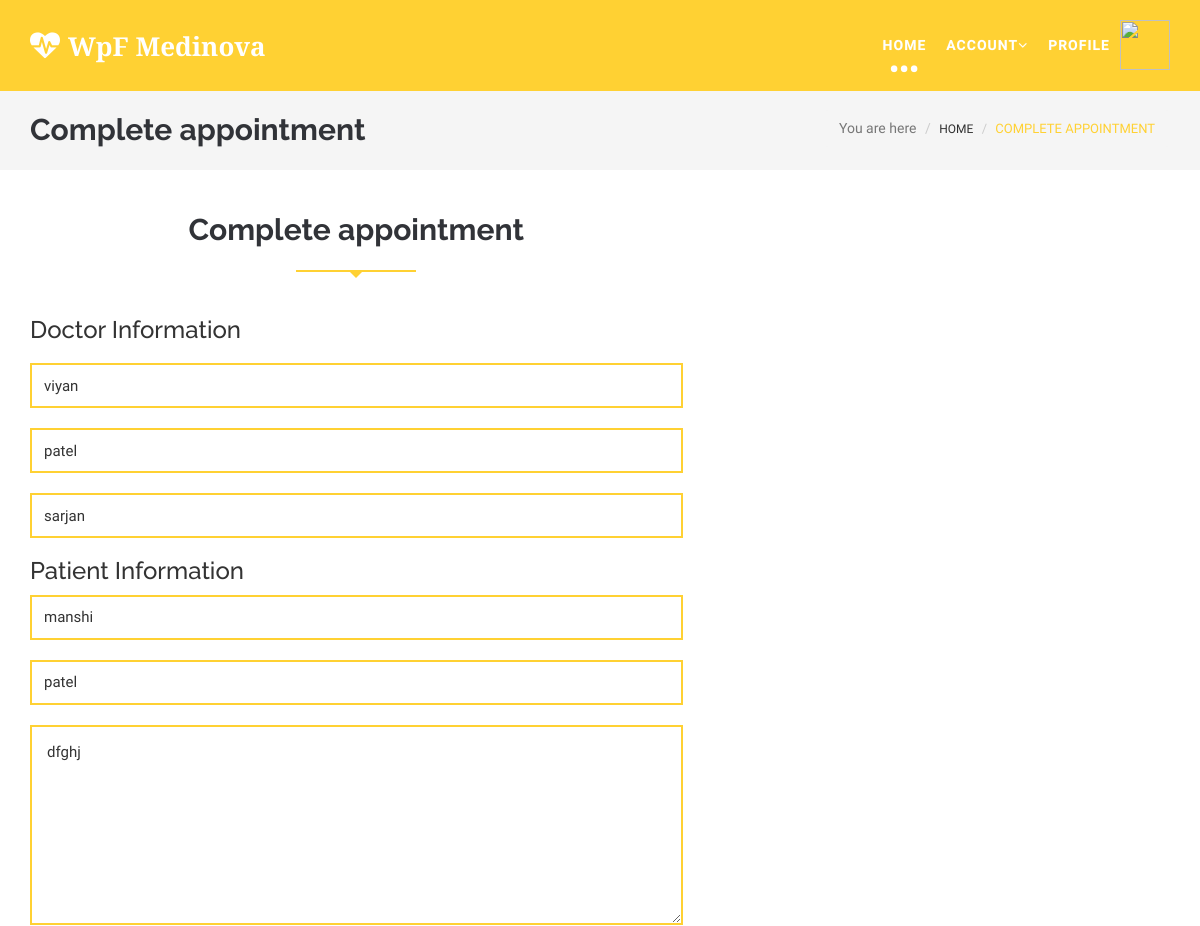
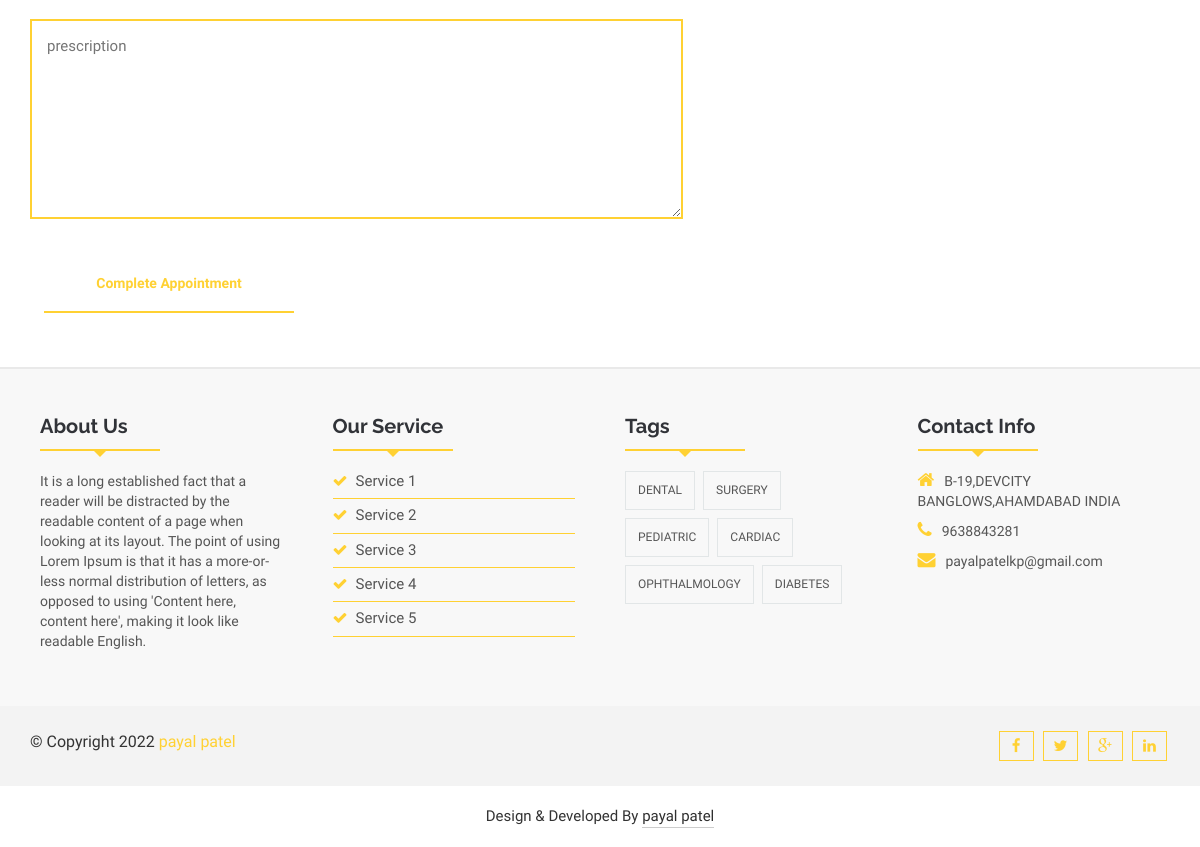
Page /doctor_complete_appointment/96/ on the committed database (2 pictures, top to bottom).
### myapp/models.py (models this page shows, shortened)
class Appointment(models.Model):
	Patient=models.ForeignKey(User,on_delete=models.CASCADE,related_name="patient")
	doctor=models.ForeignKey(Doctor_profile,on_delete=models.CASCADE)
	Date=models.DateTimeField(default=timezone.now)
	Time=models.CharField(max_length=100)
	Helth_issue=models.TextField()
	status=models.CharField(max_length=100,default="pending")
	prescription=models.TextField(default="not given yet")
	payment_status=models.CharField(max_length=100,default="pending")

class Doctor_profile(models.Model):
	doctor=models.ForeignKey(User,on_delete=models.CASCADE)
	doctor_degree=models.CharField(max_length=100)
	doctor_speciality=models.CharField(max_length=100)
	doctor_start_time=models.CharField(max_length=100)
	doctor_end_time=models.CharField(max_length=100)
	doctor_fees=models.PositiveIntegerField()
	doctor_picture=models.ImageField(upload_to="doctor_picture/")

class User(models.Model):
	fname=models.CharField(max_length=100)
	lname=models.CharField(max_length=100)
	email=models.CharField(max_length=100)
	mobile=models.CharField(max_length=100)
	address=models.CharField(max_length=100)
	password=models.CharField(max_length=100)
	usertype=models.CharField(max_length=100,default="patient")

### myapp/views.py (the view)
# urls.py: path('doctor_complete_appointment/<int:pk>/',views.doctor_complete_appointment,name='doctor_complete_appointment'),
def doctor_complete_appointment(request,pk):
	appointment=Appointment.objects.get(pk=pk)
	if request.method=="POST":
		appointment.prescription=request.POST['prescription']
		appointment.status="completed"
		appointment.save()
		return redirect('doctorappointment')
	else:
		return render(request,'doctor_complete_appointment.html',{'appointment':appointment})
		appointment.status="completed"
		appointment.save()
		return render(request,'doctor_complete_appointment.html.html',{'appointment':appointment})

### myapp/templates/doctor_complete_appointment.html (shortened to what this page needs)
{% extends 'doctor_header.html' %}
{% block content %}
{% load static %}
<!DOCTYPE html>
<html lang="en">
<section id="blogArchive">
  <div class="row">
    <div class="col-lg-12 col-md-12">
      <div class="blog-breadcrumbs-area">
        <div class="container">
          <div class="blog-breadcrumbs-left">
            <h2>Complete appointment  </h2>
          </div>
          <div class="blog-breadcrumbs-right">
            <ol class="breadcrumb">
              <li>You are here</li>
              <li><a href="#">Home</a></li>
              <li class="active"><a href=""></a>Complete appointment</li>
            </ol>
          </div>
        </div>
      </div>
    </div>
  </div>
</section>
<section id="contact">
  <div class="container">
    <div class="row">
      <div class="col-lg-7 col-md-7 col-sm-6">
        <div class="contact-form">
          <div class="section-heading">
            <h2>Complete appointment</h2>
            <div class="line"></div>
          </div>
        <p><h3>Doctor Information</h3></p>
        <form class="submitphoto_form" method="POST" action="{% url 'doctor_complete_appointment' pk=appointment.pk %}">
          <input type="text" class="wp-form-control wpcf7-text" value="{{appointment.doctor.doctor.fname}}" readonly>
          <input type="text" class="wp-form-control wpcf7-text" value="{{appointment.doctor.doctor.lname}}" readonly>
          <input type="text" class="wp-form-control wpcf7-email" value="{{appointment.doctor.doctor_speciality}}" readonly>
          <p><h3>Patient Information</h3></p>
          <input type="text" class="wp-form-control wpcf7-text" value="{{appointment.Patient.fname}}">
          <input type="text" class="wp-form-control wpcf7-text" value="{{appointment.Patient.lname}}">
          <textarea class="wp-form-control wpcf7-textarea" cols="30" rows="10" placeholder="Health Issue" name="health_issue">{{appointment.Helth_issue}}</textarea>
          <textarea class="wp-form-control wpcf7-textarea" cols="30" rows="10" placeholder="prescription" name="prescription"></textarea>
          <button class="wpcf7-submit button--itzel" type="submit"><span>Complete Appointment</span></button>
        </form>
      </div>
    </div>
    <div class="col-lg-5 col-md-5 col-sm-6">
    </div>
  </div>
</div>
</section>
</body>
</html>
{% endblock%}

### myapp/static/css/themes/default-theme.css (style rules this page uses)
.scrollToTop:hover, .scrollToTop:focus,.readmore_area a::before,.sl-slider h2> strong,.sl-slider p> strong, .single-top-feature .readmore_area a span,.service-icon-effect,.service-icon .service-icon-effect:hover,.single-service>h3 a:hover,.single-service>h3 a:focus, .whyChoose-right .media-heading,.whyChoose-right .media:hover .media-icon,.doctors-nav figcaption h2, .testimonial-cotent > p span,.testimonial-nav .slick-dots li.slick-active button::before,.blog-comments-box li > h2,.blog-comments-box li span, .blog-author > ul > li a:hover,.footer-service li > a:hover,.footer-service li > a span,.contact-info > p span,.footer-copyright>p>a, .blog-breadcrumbs-right .breadcrumb > li a:hover,.blog-breadcrumbs-right .breadcrumb > .active,.blog-details blockquote::before,.blog-details blockquote::after, .sidebar-widget p>a,.sidebar-widget>ul li>a:hover,.postnav-left:hover .navg-title,.postnav-right:hover .navg-title,.author-name:hover, .similar-post .media-body a:hover,.similar-post > h2,.nav-tabs > li.active > a, .nav-tabs > li.active > a:focus, .nav-tabs > li.active > a:hover, .button--itzel .button__icon,.button--itzel > span,#myModal .modal-title, .form-submit input:hover,.error-page-area h1,.error-page-area h3 { color: #ffd133; }
.line { border-bottom: 2px solid #ffd133; background: none repeat scroll 0 0 transparent; height: 1px; margin: 0 auto 45px; padding: 5px; position: relative; width: 120px; }
.line::after, .line::before { border: medium solid transparent; content: " "; height: 0; left: 50%; pointer-events: none; position: absolute; top: 100%; width: 0; }
.line::before { border-width: 9px; margin-left: -6px; }
.line::after { border-top-color: #ffd133; border-width: 8px; margin-left: -8px; }
.testimonial-nav .slick-dots li,.blog-content .readmore_area a,.wp-form-control, .button--itzel::before,.error-page-area .readmore_area a { border: 2px solid #ffd133; }

### rows in the picture
Appointment: doctor.doctor.fname "viyan", doctor.doctor.lname "patel", doctor.doctor_speciality "sarjan", Patient.fname "manshi", Patient.lname "patel", health_issue "dfghj"
